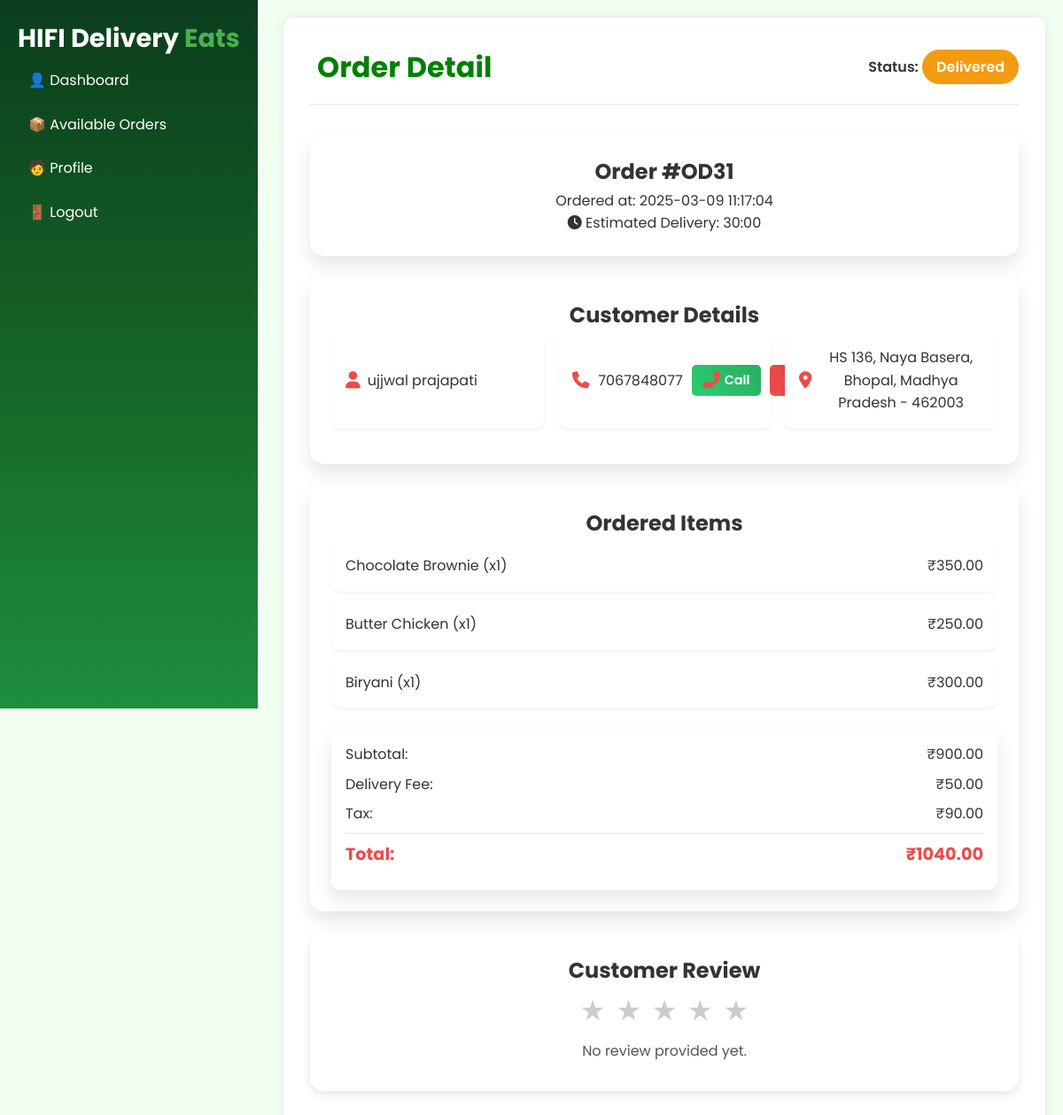
Page /delivery-partner/order-detail/31 (signed in) on the committed database.
### models.py (models this page shows, shortened)
class Order(db.Model):
    __tablename__ = 'order'
    id = db.Column(db.Integer, primary_key=True)
    user_id = db.Column(db.Integer, db.ForeignKey('customer.id'), nullable=False)
    delivery_agent_id = db.Column(db.Integer, db.ForeignKey('delivery_agent.id'), nullable=True)
    status = db.Column(db.String(50), nullable=False, default="Pending")
    total_price = db.Column(db.Float, nullable=False)
    delivery_location = db.Column(db.String(255), nullable=False)
    created_at = db.Column(db.DateTime, default=func.now())
    delivered_at = db.Column(db.DateTime, nullable=True)
    order_feedback = db.Column(db.Integer, nullable=True)
    delivery_status = db.Column(db.String(50),nullable=False, default="ActionPending")
    items = db.relationship("OrderItem", backref="order", lazy=True)
    user = db.relationship("Customer", back_populates="orders", foreign_keys=[user_id])  # Link to the user

class Customer(UserMixin, db.Model):
    __tablename__ = 'customer'
    id = db.Column(db.Integer, primary_key=True)
    username = db.Column(db.String(100))
    email = db.Column(db.String(100), unique=True)
    phone = db.Column(db.Integer,unique=True, nullable=False)
    password = db.Column(db.String(100), nullable=False)
    addresses = db.relationship("Address", backref="customer", lazy=True)
    orders = db.relationship("Order", back_populates="user", foreign_keys="Order.user_id")  # Orders placed by the user

class Address(db.Model):
    __tablename__ = 'address'
    id = db.Column(db.Integer, primary_key=True)
    customer_id = db.Column(db.Integer, db.ForeignKey('customer.id'), nullable=False)
    address_line = db.Column(db.String(255), nullable=False)
    city = db.Column(db.String(50), nullable=False)
    state = db.Column(db.String(50), nullable=False)
    zip_code = db.Column(db.String(20), nullable=False)
    is_preferred = db.Column(db.Boolean, default=False)

class OrderItem(db.Model):
    __tablename__ = 'order_item'
    id = db.Column(db.Integer, primary_key=True)
    order_id = db.Column(db.Integer, db.ForeignKey('order.id'), nullable=False)
    menu_item_id = db.Column(db.Integer, db.ForeignKey('menu_item.id'), nullable=False)
    quantity = db.Column(db.Integer, nullable=False)
    price = db.Column(db.Float, nullable=False)
    menu_item = db.relationship("MenuItem", backref="order_items")

class MenuItem(db.Model):
    __tablename__ = 'menu_item'
    id = db.Column(db.Integer, primary_key=True)
    name = db.Column(db.String(100), nullable=False)
    description = db.Column(db.Text, nullable=True)
    price = db.Column(db.Float, nullable=False)
    image_url = db.Column(db.String(255), nullable=True)

### routes/delivery_agent_routes.py (the view)
    @app.route('/delivery-partner/order-detail/<int:order_id>')
    def delivery_partner_order_detail(order_id):
        order = (
            db.session.query(Order)
            .options(
                joinedload(Order.user).joinedload(Customer.addresses),  # Load customer's addresses
                joinedload(Order.items).joinedload(OrderItem.menu_item)   # Load each order item's menu details
            )
            .filter(
                Order.delivery_agent_id == current_user.id,
                Order.id == order_id
            )
            .first()
        )
        if not order:
            return "Order not found", 404
        feedback = (
            db.session.query(DeliveryFeedback)
            .filter(
                DeliveryFeedback.delivery_agent_id == current_user.id,
                DeliveryFeedback.order_id == order_id
            )
            .first()
        )
        print(feedback)
        return render_template("delivery_agent/order_detail.html", user=current_user, order=order, feedback=feedback)

### templates/delivery_agent/order_detail.html (shortened to what this page needs)
{% extends "/delivery_agent/index.html" %} {% block css %}
<link rel="stylesheet" href="/css/delivery_agent/order_detail.css" />
{% endblock css %} {% block content %}
<header>
  <div class="logo">
    <h1>Order Detail</h1>
  </div>
  <div class="order-status">
    <span class="status-label">Status:</span>
    <span class="status-value" id="orderStatus"
      >{{ order.delivery_status }}</span
    >
  </div>
</header>
<main>
  <section class="order-info card">
    <h2>Order #OD{{ order.id }}</h2>
    <p class="order-time">
      Ordered at:
      <span id="orderTime"
        >{{ order.created_at.strftime('%Y-%m-%d %H:%M:%S') }}</span
      >
    </p>
    <div class="estimated-delivery">
      <i class="fas fa-clock"></i>
      <span>Estimated Delivery: </span>
      <span id="estimatedDelivery">30:00</span>
    </div>
  </section>
  <section class="customer-info card">
    <h2>Customer Details</h2>
    <div class="info-grid">
      <div class="info-item">
        <i class="fas fa-user"></i>
        <p id="customerName">{{ order.user.username }}</p>
      </div>
      <div class="info-item phone-info">
        <i class="fas fa-phone"></i>
        <p id="customerPhone">{{ order.user.phone }}</p>
        <div class="phone-actions">
          <a href="tel:{{ order.user.phone }}" class="btn btn-call">
            <i class="fas fa-phone-alt"></i> Call
          </a>
          <a href="sms:{{ order.user.phone }}" class="btn btn-text">
          </a>
        </div>
      </div>
      <div class="info-item">
        <i class="fas fa-map-marker-alt"></i>
        <p id="customerAddress">
          {% if order.user.addresses %} {{ order.user.addresses[0].address_line
          }}, {{ order.user.addresses[0].city }}, {{
          order.user.addresses[0].state }} - {{ order.user.addresses[0].zip_code
          }} {% else %} No address provided. {% endif %}
        </p>
      </div>
    </div>
  </section>
  <section class="order-items card">
    <h2>Ordered Items</h2>
    <ul id="itemList">
      {% for item in order.items %}
      <li>
        <span>{{ item.menu_item.name }} (x{{ item.quantity }})</span>
        <span>₹{{ '%.2f' | format(item.price * item.quantity) }}</span>
      </li>
      {% else %}
      <li>No items found.</li>
      {% endfor %}
    </ul>
    {% set ns = namespace(subtotal=0) %} {% for item in order.items %} {% set
    ns.subtotal = ns.subtotal + (item.price * item.quantity) %} {% endfor %} {%
    set delivery_fee = 50 %} {% set tax = ns.subtotal * 0.1 %} {% set total =
    ns.subtotal + delivery_fee + tax %}
    <div class="order-summary">
      <div class="summary-item">
        <span>Subtotal:</span>
        <span id="subtotal">₹{{ '%.2f' | format(ns.subtotal) }}</span>
      </div>
      <div class="summary-item">
        <span>Delivery Fee:</span>
        <span id="deliveryFee">₹{{ '%.2f' | format(delivery_fee) }}</span>
      </div>
      <div class="summary-item">
        <span>Tax:</span>
        <span id="tax">₹{{ '%.2f' | format(tax) }}</span>
      </div>
      <div class="summary-item total">
        <span>Total:</span>
        <span id="orderTotal">₹{{ '%.2f' | format(total) }}</span>
      </div>
    </div>
  </section>
   {% if order.delivery_status == "Delivered" %}
  <section class="customer-review">
    <h2>Customer Review</h2>
    <div class="review-container">
      <div class="stars" id="starDisplay">
        {% for i in range(1, 6) %}
        <span
          class="star{% if feedback and i <= feedback.rating %} filled{% endif %}"
          data-value="{{ i }}"
          >&#9733;</span
        >
        {% endfor %}
      </div>
      <p id="reviewText">
        {% if feedback and feedback.feedback %} {{ feedback.feedback }} {% else
        %} No review provided yet. {% endif %}
      </p>
    </div>
  </section>
  {% endif %}
</main>
{% endblock content %}

### static/css/delivery_agent/index.css (style rules this page uses)
body { font-family: 'Poppins', sans-serif; margin: 0; background: #f0fff0; }
header { display: flex; justify-content: space-between; align-items: center; padding-bottom: 20px; border-bottom: 2px solid #ddd; }
.card { background: #f1f2f6; padding: 20px; border-radius: 10px; box-shadow: 2px 2px 10px rgba(0,0,0,0.1); flex: 1; text-align: center; transition: 0.3s; }
.status-value { font-weight: bold; }

### static/css/delivery_agent/order_detail.css (style rules this page uses)
:root { --primary-color: #ee4b4b; --primary-dark: #d63f3f; --secondary-color: #333333; --success-color: #2ecc71; --success-dark: #27ae60; --warning-color: #f39c12; --danger-color: #e74c3c; --danger-dark: #c0392b; --text-color: #333333; --bg-color: #f0fff0; --card-bg: #ffffff; --shadow: 0 10px 20px rgba(0, 0, 0, 0.1); }
* { margin: 0; padding: 0; box-sizing: border-box; }
body { font-family: 'Poppins', sans-serif; background: var(--bg-color); color: var(--text-color); line-height: 1.6; }
.card { background: white; padding: 1.5rem; border-radius: 15px; box-shadow: var(--shadow); margin-bottom: 1.5rem; }
header { display: flex; justify-content: space-between; align-items: center; margin-bottom: 2rem; padding-bottom: 1rem; border-bottom: 2px solid #f0f0f0; }
.logo { display: flex; align-items: center; gap: 0.5rem; }
h1 { font-size: 2rem; color: green; }
.order-status { font-size: 1rem; }
.status-label { font-weight: 600; }
.status-value { padding: 0.5rem 1rem; border-radius: 20px; background-color: var(--warning-color); color: white; font-weight: 600; }
.info-grid { display: grid; grid-template-columns: repeat(auto-fit, minmax(200px, 1fr)); gap: 1rem; margin-bottom: 1rem; }
.info-item { display: flex; align-items: center; gap: 0.5rem; background-color: white; padding: 1rem; border-radius: 10px; box-shadow: 0 2px 4px rgba(0, 0, 0, 0.05); }
.info-item i { font-size: 1.2rem; color: var(--primary-color); }
.order-items ul { list-style-type: none; }
.order-items li { display: flex; justify-content: space-between; align-items: center; padding: 1rem; background-color: white; border-radius: 10px; margin-bottom: 0.5rem; box-shadow: 0 2px 4px rgba(0, 0, 0, 0.05); }
.order-summary { margin-top: 1.5rem; background-color: white; padding: 1rem; border-radius: 10px; box-shadow: var(--shadow); }
.summary-item { display: flex; justify-content: space-between; margin-bottom: 0.5rem; }
.summary-item.total { font-weight: 700; font-size: 1.2rem; color: var(--primary-color); border-top: 2px solid #f0f0f0; padding-top: 0.5rem; margin-top: 0.5rem; }
.btn { display: inline-block; padding: 0.75rem 1.5rem; border: none; border-radius: 25px; font-size: 1rem; font-weight: 600; text-align: center; cursor: pointer; transition: all 0.3s ease; flex: 1; color: #fff; background: #ccc; }
.phone-info { display: flex; align-items: center; gap: 10px; }
.phone-actions { display: flex; gap: 10px; margin-left: auto; }
.phone-actions .btn { padding: 0.4rem 0.8rem; font-size: 0.9rem; text-decoration: none; border-radius: 5px; display: flex; align-items: center; gap: 5px; }
.btn-call { background: linear-gradient(45deg, var(--success-color), var(--success-dark)); color: white; }
.btn-text { background: linear-gradient(45deg, var(--primary-color), var(--primary-dark)); color: white; }
.customer-review { text-align: center; padding: 1.5rem; max-width: auto; margin: 1.5rem auto; border-radius: 15px; background: white; box-shadow: 0 4px 10px rgba(0, 0, 0, 0.1); }
.review-container { display: flex; flex-direction: column; align-items: center; }
.stars { font-size: 2rem; color: #ccc; margin-bottom: 0.5rem; }
.star { cursor: pointer; margin: 0 0.1rem; transition: color 0.3s; }
#reviewText { font-size: 1rem; color: #555; margin: 0; margin-bottom: 0.5rem; text-align: center; max-width: 250px; overflow: hidden; }

### rows in the picture
Order: delivery_status "Delivered", id "31", created_at "2025-03-09 11:17:04"
Customer: user.username "ujjwal prajapati", user.phone "7067848077"
Address: user "HS 136, Naya Basera", user "Bhopal", user "Madhya Pradesh", user "462003"
OrderItem: menu_item.name "Chocolate Brownie", quantity "1", item.price*item.quantity "350.00"
OrderItem: menu_item.name "Butter Chicken", quantity "1", item.price*item.quantity "250.00"
OrderItem: menu_item.name "Biryani", quantity "1", item.price*item.quantity "300.00"

### other values in the picture
{{ '%.2f' | format(ns.subtotal) }} "900.00"
{{ '%.2f' | format(delivery_fee) }} "50.00"
{{ '%.2f' | format(tax) }} "90.00"
{{ '%.2f' | format(total) }} "1040.00"
